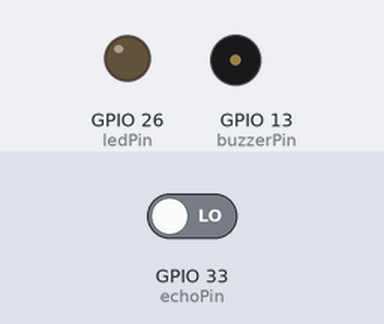
The sketch below on a simulated ESP32. Shown: output pins drawn as LEDs (lit = HIGH), buzzer (waves = sounding, pin HIGH). Inputs (shaded band) come from the test bench; at power-on: GPIO 33 (echoPin) LOW. WiFi joins after 1.5 s; servers stay silent unless stated; network time is answered at once with the bench clock; the local clock reads 2024-03-15 10:24:30 at power-on unless the sketch sets it; pins used as bus, display or sensor lines are not drawn; what the sketch prints to the serial monitor is not drawn.

Above: at 0.0 s.
At 2.1 s:
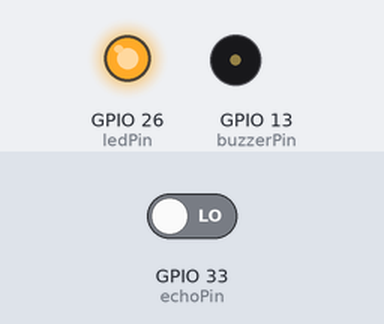
Timing chart, 0 to 3.6 s (numbered marks = the images above):
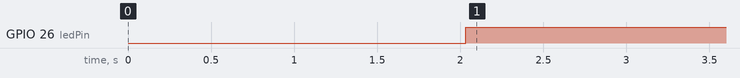

The sketch:

practis_trush_sensor.ino
```cpp
// 完成品 wifi時間取得＋音声警告
#include <WiFi.h>
#include <WiFiUdp.h>
#include <time.h>
#include "Arduino.h"
#include "NTPClient.h"
#include <HTTPClient.h>

#define buzzerPin 13
#define ledPin 26
#define on HIGH
#define off LOW

// 音階
#define BEAT 500
#define DO 261.6
#define _DO 277.18
#define RE 293.665
#define _RE 311.127
#define MI 329.63
#define FA 349.228
#define _FA 369.994
#define SO 391.995
#define _SO 415.305
#define RA 440
#define _RA 466.164
#define SI 493.883
#define octDO 523.251
#define octRE 587.330
#define octMI 659.255

// 距離センサー設定
#define echoPin 33 // INPUTA:33 INPUTB:32
#define trigPin 17 // INPUTA:17 INPUTB:19

#ifndef WIFI_SSID
#define WIFI_SSID "AP01-01" // WiFi SSID (2.4GHz only)
#endif
#ifndef WIFI_PASSWORD
#define WIFI_PASSWORD "1qaz2wsx" // WiFiパスワード
#endif

// IFTTT
const String endpoint = "https://maker.ifttt.com/trigger/";
const String eventName = "SchooMyIoT";
const String conn = "/with/key/";
const String Id = "bWiJMpwaLEAe7zIE9eY42RSttG6BJFoQKbSYG6poO_-";

// NTPClient時間取得設定
WiFiUDP udp;
NTPClient ntp(udp, "ntp.nict.jp", 32400, 60000); // udp, ServerName, timeOffset, updateInterval

// Distance
double Duration = 0; // 受信した間隔
double Distance = 0; // 距離

// 音楽の内容
void playmusic() {
  ledcWriteTone(1, MI);
  delay(2000);
  ledcWriteTone(1, 0);
  delay(2000);
}

bool flag = true;

void setup() {
  // 音楽設定
  ledcSetup(1, 1200, 8);
  ledcAttachPin(buzzerPin, 1);

  Serial.begin(115200);
  pinMode(ledPin, OUTPUT);
  pinMode(echoPin, INPUT);
  pinMode(trigPin, OUTPUT);
  WiFi.mode(WIFI_STA);
  delay(500);
  WiFi.begin(WIFI_SSID, WIFI_PASSWORD);

  while (WiFi.status() != WL_CONNECTED) {
    delay(500);
    Serial.print(".");
  }
  ntp.begin();
}

void loop() {
  ntp.update();
  digitalWrite(ledPin, HIGH); // HIGHへ変更

  // 距離センサー作動
  digitalWrite(trigPin, LOW); // 超音波を停止
  delayMicroseconds(2); // 2マイクロ秒
  digitalWrite(trigPin, HIGH); // 超音波を出力
  delayMicroseconds(10);
  Duration = pulseIn(echoPin, HIGH); // センサからの入力

  if (Duration > 0) {
    Duration = Duration / 2; // 往復距離を半分
    Distance = Duration * 340 * 100 / 100000000; // 音速を340m/sに設定。時間×音速で距離が出る
    Serial.print("Distance:");
    Serial.print(Distance);
    Serial.println("m");
  }

  unsigned long epochTime = ntp.getEpochTime();
  String formattedTime = ntp.getFormattedTime(); // hh:mm:ss

  // 曜日を計算するためのtm構造体を作成し、エポック時刻から設定します
  struct tm timeinfo;
  time_t epochTime_t = static_cast<time_t>(epochTime); // エポック時刻をtime_t型にキャスト
  gmtime_r(&epochTime_t, &timeinfo);

  // 曜日の数値を取得します（0=日曜、1=月曜、...、6=土曜）
  int weekday = timeinfo.tm_wday;

  // 時刻の表示設定
  Serial.print("エポック時刻: ");
  Serial.print(epochTime);
  Serial.print("  ");
  Serial.print("時刻: ");
  Serial.print(formattedTime);
  Serial.print("  ");
  Serial.print("曜日 (0=日曜): ");
  Serial.println(weekday);

  // LINE通知
  // 特定の曜日・時刻であるか、かつtrueの場合に条件が成立。音楽が鳴りIFTTTでLINE通知
  if (Distance < 0.15 && timeinfo.tm_hour == 7 && weekday == 1 && flag) {
    Serial.print("ゴミ検知、通知します\n");
    Serial.print("Go\n");
    playmusic();
    digitalWrite(ledPin, LOW);
    delay(8000);
    digitalWrite(ledPin, HIGH); // HIGHへ変更
    delay(1000);
    flag = false; // フラグをfalseに切り替え

    // wifi経由IFTTTでLINE送信
    if (WiFi.status() == WL_CONNECTED) {
      HTTPClient http;
      http.begin(endpoint + eventName + conn + Id + "?value1=trushbox_MAX");
      int httpCode = http.GET(); // GETリクエストを送信
      if (httpCode == 200) { // 返答がある場合
        Serial.println("200.wifiOK");
      } else {
        Serial.println("Error on HTTP request");
      }
      http.end(); // Free the resources
    }
  } else if (weekday != 1) {
    Serial.print("Stop\n");
    digitalWrite(ledPin, HIGH);
    flag = true; // フラグをtrueに切り替え
  }

  delay(5000);
}
```

Measured:
- by itself, GPIO 26 (ledPin): LOW → HIGH at 2.0 s
